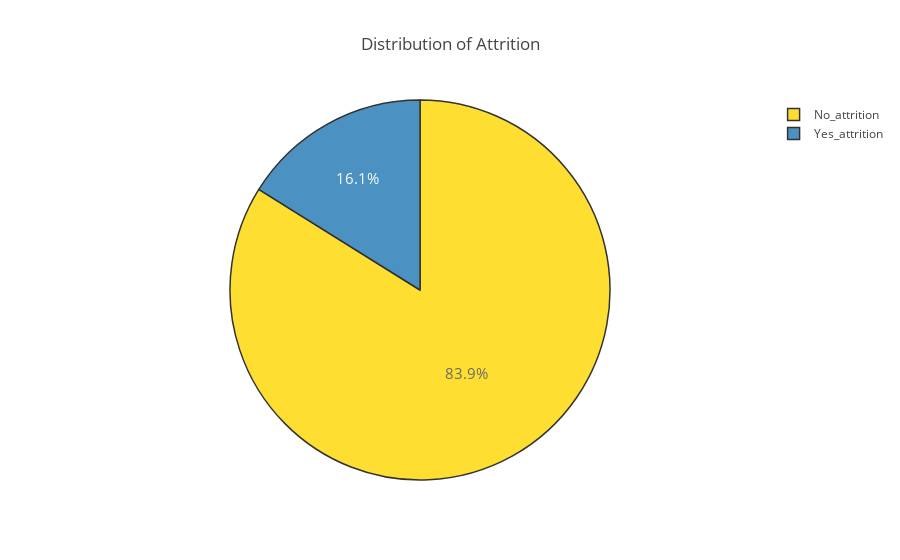

Write notebook code for a chart like this one.
### Code cell
attrition = df[(df['Attrition'] != 0)]
no_attrition = df[(df['Attrition'] == 0)]


trace = go.Pie(labels = ['No_attrition', 'Yes_attrition'], values = df['Attrition'].value_counts(), 
               textfont=dict(size=15), opacity = 0.8,
               marker=dict(colors=['gold','sky blue'], 
                           line=dict(color='#000000', width=1.5)))


layout = dict(title =  'Distribution of Attrition')
           
fig = dict(data = [trace], layout=layout)
py.iplot(fig)

### Figure 1 — Plotly figure (JSON) as saved in the notebook; plotly's stock layout.template omitted (floating-point values rounded to 4 significant figures)
{"data": [{"labels": ["No_attrition", "Yes_attrition"], "marker": {"colors": ["gold", "sky blue"], "line": {"color": "#000000", "width": 1.5}}, "opacity": 0.8, "textfont": {"size": 15}, "type": "pie", "uid": "8a9511ed-c0da-426e-8bb4-9e0ecb08ed97", "values": [1233, 237]}], "layout": {"title": {"text": "Distribution of Attrition"}}}
